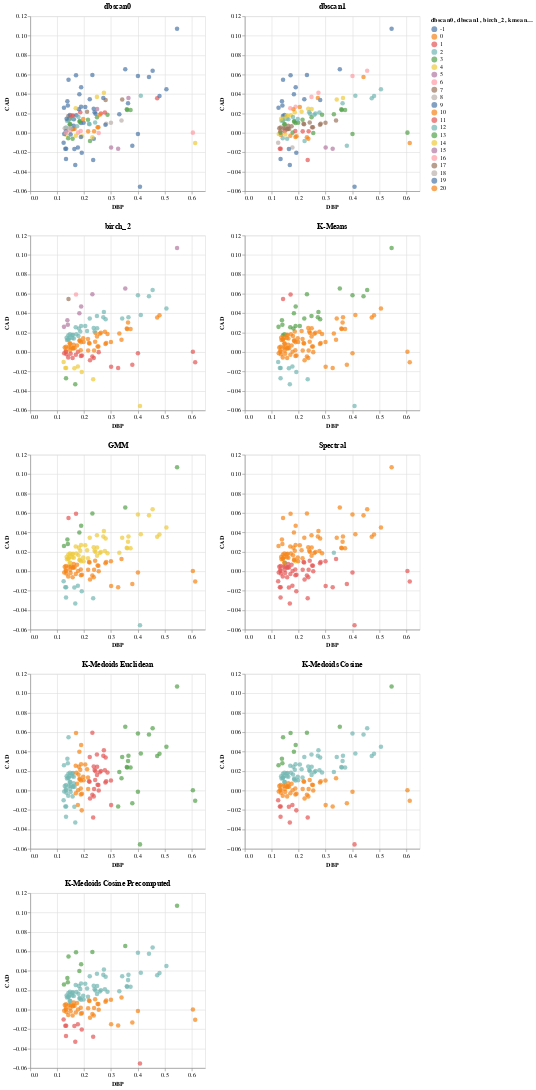

Notebook code for this chart:
### Code cell
# Display charts
display(Markdown("# Plots for the main clustering methods"))
(dbscan_charts[eps_labels[0]] | dbscan_charts[eps_labels[1]] ) & (birch_charts[birch_labels[2]] | kmeans) & (gmm | spectral) & (kmedoids_e | kmedoids_c) & kmedoids_cp
